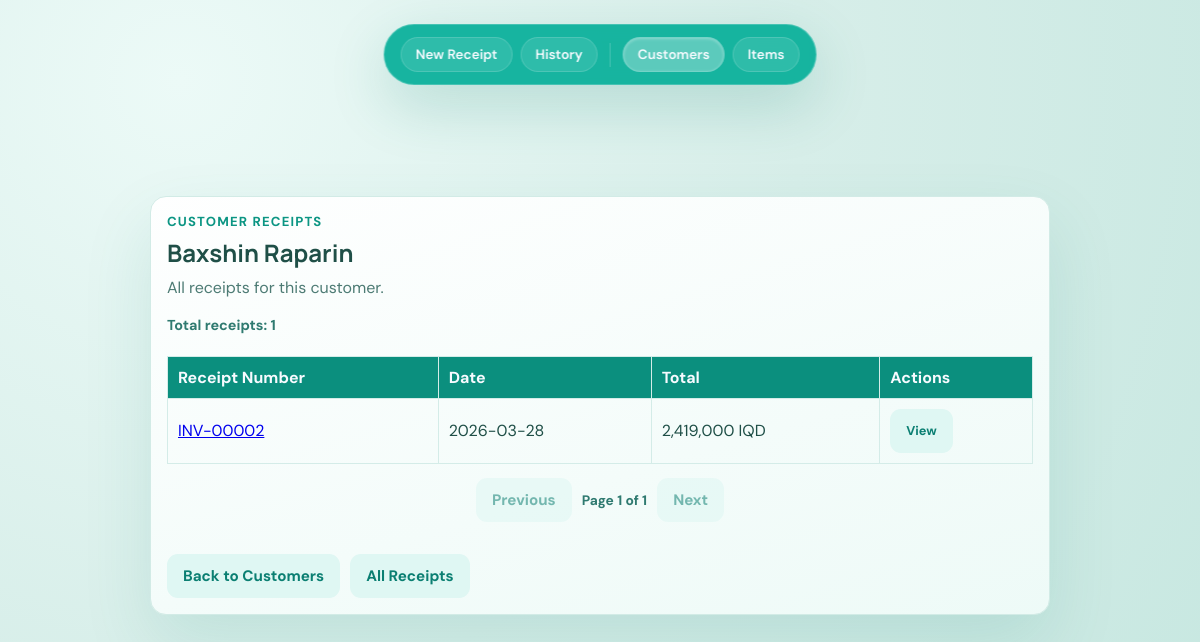
Screenshot of /customer/Baxshin Raparin/receipts with the database file from the repository.
### tables this page shows
CREATE TABLE receipts (
                id INTEGER PRIMARY KEY AUTOINCREMENT,
                receipt_number TEXT UNIQUE NOT NULL,
                sid TEXT NOT NULL,
                customer_name TEXT NOT NULL,
                invoice_date TEXT NOT NULL,
                tax_rate REAL NOT NULL DEFAULT 0,
                subtotal REAL NOT NULL,
                tax REAL NOT NULL,
                total REAL NOT NULL,
                notes TEXT,
                created_at TEXT NOT NULL,
                FOREIGN KEY (sid) REFERENCES sids(sid)
            );

### app.py (the view)
@app.route("/customer/<name>/receipts")
def customer_receipts(name: str):
    page, per_page = get_pagination_params(default_per_page=20)
    with get_db() as conn:
        total = conn.execute(
            "SELECT COUNT(*) FROM receipts WHERE customer_name = ?",
            (name,),
        ).fetchone()[0]
        pagination = make_pagination(total, page, per_page)
        offset = (pagination["page"] - 1) * pagination["per_page"]
        receipts = conn.execute(
            """
            SELECT id, receipt_number, invoice_date, total
            FROM receipts
            WHERE customer_name = ?
            ORDER BY created_at DESC
            LIMIT ? OFFSET ?
            """,
            (name, pagination["per_page"], offset),
        ).fetchall()
    return render_template(
        "customer_receipts.html",
        customer_name=name,
        receipts=receipts,
        pagination=pagination,
    )

### app.py (called while the page is built)
def get_db() -> sqlite3.Connection:
    conn = sqlite3.connect(DB_PATH)
    conn.row_factory = sqlite3.Row
    conn.execute("PRAGMA foreign_keys = ON")
    return conn

def get_pagination_params(default_per_page: int = 20, max_per_page: int = 100) -> tuple[int, int]:
    page_raw = request.args.get("page", "1")
    per_page_raw = request.args.get("per_page", str(default_per_page))
    try:
        page = max(1, int(page_raw))
    except ValueError:
        page = 1
    try:
        per_page = int(per_page_raw)
    except ValueError:
        per_page = default_per_page
    per_page = max(1, min(max_per_page, per_page))
    return page, per_page

def make_pagination(total: int, page: int, per_page: int) -> dict[str, Any]:
    total_pages = max(1, ceil(total / per_page)) if total > 0 else 1
    page = max(1, min(page, total_pages))
    return {
        "total": total,
        "page": page,
        "per_page": per_page,
        "total_pages": total_pages,
        "has_prev": page > 1,
        "has_next": page < total_pages,
        "prev_page": page - 1,
        "next_page": page + 1,
    }

@app.template_filter("iqd")
def format_iqd(value: Any) -> str:
    try:
        amount = int(round(float(value)))
    except (TypeError, ValueError):
        amount = 0
    return f"{amount:,} IQD"

### templates/customer_receipts.html (shortened to what this page needs)
<!doctype html>
<html lang="en">
<head>
  <link rel="stylesheet" href="{{ url_for('static', filename='styles.css') }}" />
</head>
<body>
  <main class="page page-form">
    <section class="form-card">
      <header class="hero">
        <p class="eyebrow">Customer Receipts</p>
        <h1>{{ customer_name }}</h1>
        <p class="sub">All receipts for this customer.</p>
      </header>
      {% if receipts %}
        {% if pagination %}
          <p class="table-total">Total receipts: {{ pagination.total }}</p>
        {% endif %}
        <div class="table-wrapper">
          <table class="history-table">
            <thead>
              <tr>
                <th>Receipt Number</th>
                <th>Date</th>
                <th>Total</th>
                <th>Actions</th>
              </tr>
            </thead>
            <tbody>
              {% for receipt in receipts %}
                <tr>
                  <td><a href="{{ url_for('view_receipt', receipt_id=receipt.id) }}">{{ receipt.receipt_number }}</a></td>
                  <td>{{ receipt.invoice_date }}</td>
                  <td>{{ receipt.total|iqd }}</td>
                  <td><a href="{{ url_for('view_receipt', receipt_id=receipt.id) }}" class="button ghost" style="font-size: 0.8rem;">View</a></td>
                </tr>
              {% endfor %}
            </tbody>
          </table>
        </div>
        {% if pagination %}
          <div class="pagination-bar" aria-label="Customer receipts pagination">
            {% if pagination.has_prev %}
              <a class="button ghost" href="{{ url_for('customer_receipts', name=customer_name, page=pagination.prev_page, per_page=pagination.per_page) }}">Previous</a>
            {% else %}
              <span class="button ghost" aria-disabled="true">Previous</span>
            {% endif %}
            <span class="pagination-info">Page {{ pagination.page }} of {{ pagination.total_pages }}</span>
            {% if pagination.has_next %}
              <a class="button ghost" href="{{ url_for('customer_receipts', name=customer_name, page=pagination.next_page, per_page=pagination.per_page) }}">Next</a>
            {% else %}
              <span class="button ghost" aria-disabled="true">Next</span>
            {% endif %}
          </div>
        {% endif %}
      {% else %}
        <p class="sub" style="margin-top: 2rem;">No receipts found for this customer.</p>
      {% endif %}
      <div class="actions" style="margin-top: 2rem;">
        <a class="button ghost" href="{{ url_for('customers_list') }}">Back to Customers</a>
        <a class="button ghost" href="{{ url_for('history') }}">All Receipts</a>
      </div>
    </section>
  </main>
  <nav class="floating-dock">
    <a href="{{ url_for('index') }}" class="dock-item" title="New Receipt">New Receipt</a>
    <a href="{{ url_for('history') }}" class="dock-item" title="View Receipts">History</a>
    <a href="{{ url_for('customers_list') }}" class="dock-item active" title="Manage Customers">Customers</a>
    <a href="{{ url_for('items_list') }}" class="dock-item" title="Manage Items">Items</a>
  </nav>
</body>
</html>

### static/styles.css (style rules this page uses)
:root { --bg: #d7eee9; --paper: #f7fbff; --ink: #1f4f47; --ink-soft: #4d7b74; --brand-a: #0cb09b; --brand-b: #089987; --line: #d4ece8; }
* { box-sizing: border-box; }
body { margin: 0; font-family: "DM Sans", "Segoe UI", sans-serif; color: var(--ink); background: radial-gradient(circle at 15% 10%, #ecfaf7 0%, var(--bg) 50%, #c6e7e0 100%); }
h1, h2, h3 { margin: 0; font-family: "Manrope", "Trebuchet MS", sans-serif; }
.page { min-height: 100vh; display: grid; place-items: center; padding: 12px; padding-top: 90px; padding-bottom: 80px; }
.form-card, .history-card { width: min(900px, 100%); background: linear-gradient(165deg, rgba(255, 255, 255, 0.96), rgba(239, 251, 248, 0.96)); border: 1px solid #d2ebe6; border-radius: 16px; box-shadow: 0 30px 70px rgba(8, 123, 107, 0.12); padding: 16px; }
.hero { margin-bottom: 18px; }
.eyebrow { margin: 0 0 6px; font-weight: 700; font-size: 0.82rem; letter-spacing: 0.09em; text-transform: uppercase; color: #0b9583; }
.sub { margin: 8px 0 0; color: var(--ink-soft); }
.button { border: 0; border-radius: 11px; padding: 12px 16px; font: inherit; font-weight: 700; text-decoration: none; cursor: pointer; min-height: 44px; display: inline-flex; align-items: center; justify-content: center; font-size: 0.95rem; transition: all 0.2s ease; }
.button.ghost { color: #0b7f72; background: #dff7f3; }
.actions { display: flex; gap: 10px; flex-wrap: wrap; }
table { width: 100%; border-collapse: collapse; margin-top: 12px; }
.table-wrapper { width: 100%; overflow-x: auto; -webkit-overflow-scrolling: touch; }
.history-table { min-width: 720px; }
.pagination-bar { margin-top: 14px; display: flex; align-items: center; justify-content: center; gap: 10px; flex-wrap: wrap; }
.table-total { margin: 6px 0 10px; font-size: 0.9rem; font-weight: 700; color: #2f7a70; }
.pagination-info { font-size: 0.86rem; font-weight: 700; color: #2f7a70; }
.pagination-bar .button[aria-disabled="true"] { opacity: 0.55; pointer-events: none; }
thead { background: #0b8f7e; color: #f7fbff; }
th, td { padding: 10px; border: 1px solid var(--line); text-align: left; }
.floating-dock { position: fixed; top: 24px; left: 50%; transform: translateX(-50%); display: flex; align-items: center; justify-content: flex-start; gap: 8px; width: max-content; max-width: calc(100vw - 20px); background: rgba(12, 176, 155, 0.95); backdrop-filter: blur(16px); border-radius: 60px; padding: 12px 16px; box-shadow: 0 20px 60px rgba(8, 123, 107, 0.2); z-index: 1000; border: 1px solid rgba(255, 255, 255, 0.2); animation: slideDown 0.4s ease-out; transition: transform 0.25s ease, opacity 0.2s ease; overflow-x: auto; overflow-y: hidden; -webkit-overflow-scrolling: touch; scrollbar-width: none; }
.dock-item { display: flex; flex: 0 0 auto; align-items: center; justify-content: center; padding: 8px 14px; border-radius: 40px; text-decoration: none; color: #f7fbff; font-size: 0.85rem; font-weight: 600; transition: all 0.2s ease; white-space: nowrap; cursor: pointer; background: rgba(255, 255, 255, 0.1); border: 1px solid rgba(255, 255, 255, 0.15); }
.dock-item.active { background: rgba(255, 255, 255, 0.3); box-shadow: inset 0 1px 3px rgba(255, 255, 255, 0.3); }

### rows the page displays
receipts: customer_name "Baxshin Raparin", receipt_number "INV-00002", invoice_date "2026-03-28", total|iqd "2,419,000 IQD"

### other values shown
{{ pagination.total }} "1"
{{ pagination.page }} "1"
{{ pagination.total_pages }} "1"
